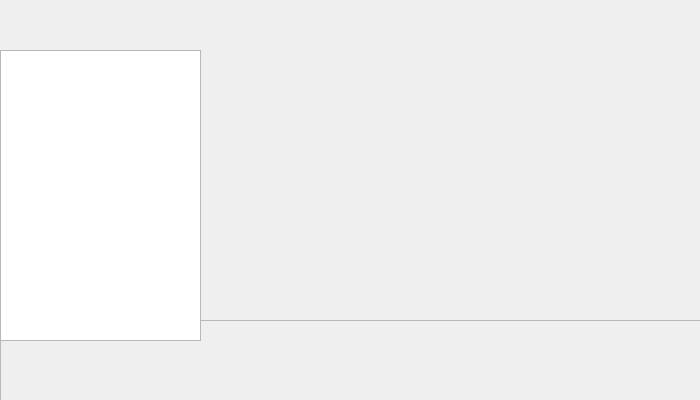
<?xml version="1.0" encoding="UTF-8"?>
<ui version="4.0">
 <class>Widget</class>
 <widget class="QWidget" name="Widget">
  <property name="geometry">
   <rect>
    <x>0</x>
    <y>0</y>
    <width>700</width>
    <height>400</height>
   </rect>
  </property>
  <property name="windowTitle">
   <string>Cup of coffee?</string>
  </property>
  <property name="styleSheet">
   <string notr="true"/>
  </property>
  <widget class="QFrame" name="frame">
   <property name="geometry">
    <rect>
     <x>0</x>
     <y>320</y>
     <width>701</width>
     <height>81</height>
    </rect>
   </property>
   <property name="styleSheet">
    <string notr="true"/>
   </property>
   <property name="frameShape">
    <enum>QFrame::StyledPanel</enum>
   </property>
   <property name="frameShadow">
    <enum>QFrame::Raised</enum>
   </property>
   <layout class="QFormLayout" name="formLayout"/>
  </widget>
  <widget class="QTableWidget" name="songList">
   <property name="geometry">
    <rect>
     <x>0</x>
     <y>50</y>
     <width>201</width>
     <height>291</height>
    </rect>
   </property>
  </widget>
 </widget>
 <resources/>
 <connections/>
</ui>
